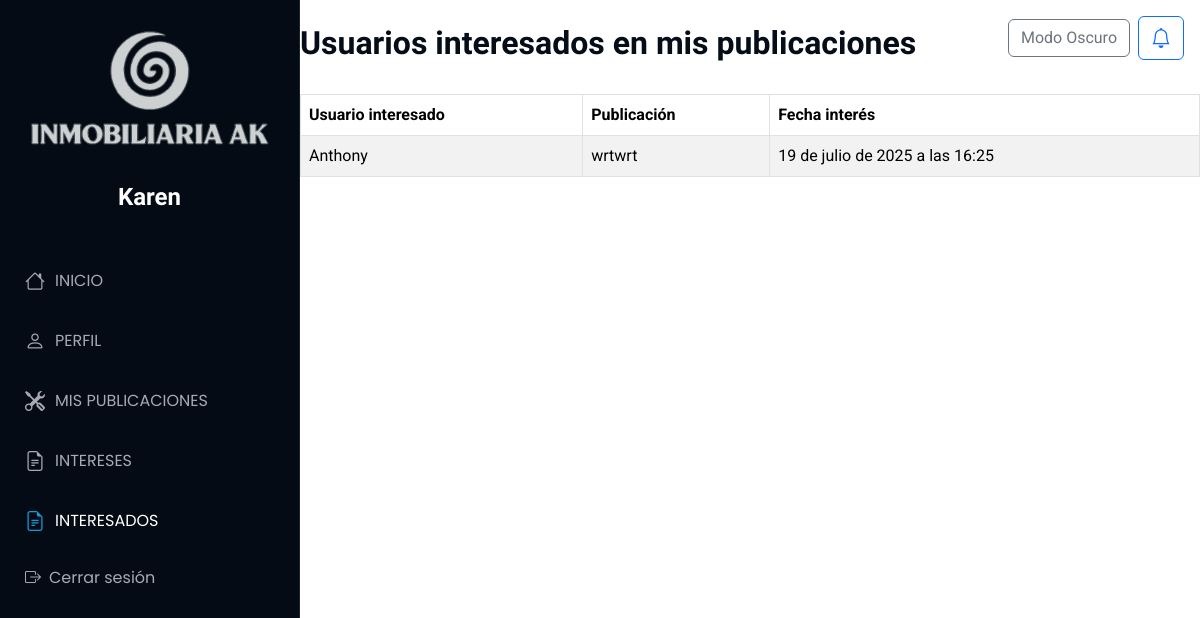
The app's page /Interesados/mis-interesados (signed in), older data.
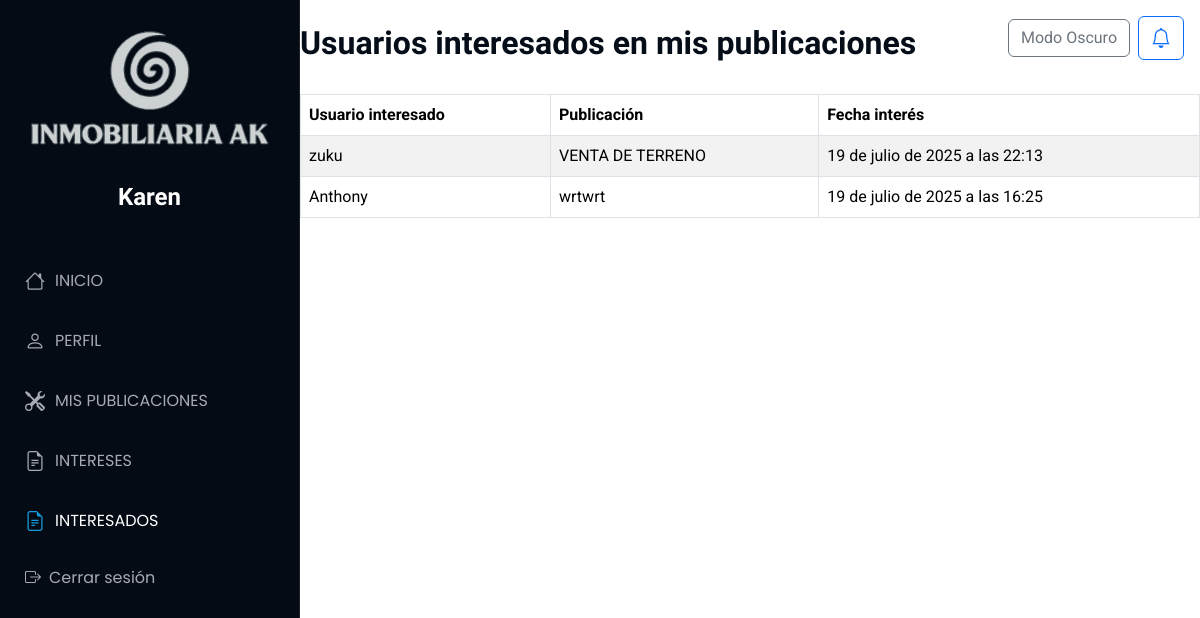
The same page, newer data.
### Aplicaciones/Interez/models.py (models this page shows)
class Interez(models.Model):
    usuario = models.ForeignKey(Usuario, on_delete=models.CASCADE)
    propiedad = models.ForeignKey(Propiedad, on_delete=models.CASCADE)
    fecha_interes = models.DateTimeField(auto_now_add=True)

### Aplicaciones/Usuario/models.py (models this page shows)
class Usuario(models.Model):
    usuario = models.CharField(max_length=150, unique=True)
    contrasena = models.CharField(max_length=128)
    correo = models.EmailField(unique=True,null=True, blank=True)
    telefono = models.CharField(null=True, blank=True)
    fecha_registro = models.DateTimeField(auto_now_add=True,null=True, blank=True)
    telegram_id = models.CharField(max_length=50, null=True, blank=True)

### Aplicaciones/Publicaciones/models.py (models this page shows)
class Propiedad(models.Model):
    id_propiedad = models.AutoField(primary_key=True)
    titulo = models.CharField(max_length=200)
    imagen = models.FileField(upload_to='propiedades/')
    descripcion = models.TextField()
    precio = models.DecimalField(max_digits=12, decimal_places=2)
    ubicacion=models.CharField(max_length=200,null=True,blank=True)
    usuario = models.ForeignKey(Usuario, on_delete=models.CASCADE)
    latitud = models.DecimalField(max_digits=9, decimal_places=7)
    longitud = models.DecimalField(max_digits=10, decimal_places=7)
    estado = models.CharField(max_length=50)
    fecha_publicacion = models.DateTimeField(auto_now_add=True)
    fecha_actualizacion = models.DateTimeField(auto_now=True,null=True,blank=True)

### Aplicaciones/Interesados/views.py (the view)
# urls.py: path('mis-interesados', views.interesados_en_mis_publicaciones, name='mis_interesados'),
def interesados_en_mis_publicaciones(request):
    usuario_id = request.session.get('usuario_id')
    if not usuario_id:
        return redirect('iniciosesion')
    usuario_actual = Usuario.objects.get(id=usuario_id)
    mis_publicaciones = Propiedad.objects.filter(usuario=usuario_actual)
    intereses = Interez.objects.filter(propiedad__in=mis_publicaciones).select_related('usuario', 'propiedad')
    return render(request, 'lista.html', {'intereses': intereses})

### Aplicaciones/Interesados/templates/lista.html (shortened to what this page needs)
{% extends 'plantilla.html' %}
{% load static %}
{% block body %}
<main><br>
    <h2><b>Usuarios interesados en mis publicaciones</b></h2><br>
    <table class="table table-bordered table-striped table-hover" id="interesados">
        <thead>
            <tr>
                <th>Usuario interesado</th>
                <th>Publicación</th>
                <th>Fecha interés</th>
            </tr>
        </thead>
        <tbody>
            {% for interes in intereses %}
                <tr>
                    <td>{{ interes.usuario.usuario }}</td>
                    <td>{{ interes.propiedad.titulo }}</td>
                    <td>{{ interes.fecha_interes }}</td>
                </tr>
            {% empty %}
                <tr><td colspan="3">No hay usuarios interesados en tus publicaciones aún.</td></tr>
            {% endfor %}
        </tbody>
    </table>
</main>
{% endblock %}

Row changes from the older to the newer data that the page shows:
added Interez: usuario.usuario "zuku", propiedad.titulo "VENTA DE TERRENO", fecha_interes "19 de julio de 2025 a las 22:13"
